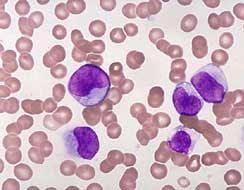
#> input picture 4.jpg, 244 x 190 px
$ python 'Program Segmentasi Citra Sel Darah Putih.py'
#> lines starting #> are read from the running program, lines starting #| are printed output that depends on the picture; after the words box and inside, x2 and y2 are one past the last pixel; in counts of white or black regions, pixels touching at a corner belong together
#!/usr/bin/env python
# coding: utf-8

# In[25]:


import numpy as np
import cv2


# In[26]:


img = cv2.imread('4.jpg')
#> img is the input picture: shape (190, 244, 3); mean B, G, R 190.9, 176.8, 205.1
mask = np.zeros(img.shape[:2],np.uint8)

bgdModel = np.zeros((1,65),np.float64)
fgdModel = np.zeros((1,65),np.float64)


# In[27]:


react = (50,25,171,290)
cv2.grabCut(img,mask,react,bgdModel,fgdModel,15,cv2.GC_INIT_WITH_RECT)

mask2 = np.where((mask==2)|(mask==0),0,1).astype('uint8')
bilateral = cv2.bilateralFilter(mask2, 12, 125, 125)
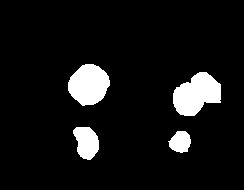
#> mask2: shape (190, 244); values 0 (black) and 1 (white), 8% white; 4 white regions, box (x1, y1, x2, y2) and area: (173, 72, 221, 116) 1437, (68, 64, 110, 106) 1293, (73, 127, 99, 160) 630, (168, 131, 191, 153) 368
img2 = img*bilateral[:,:,np.newaxis]
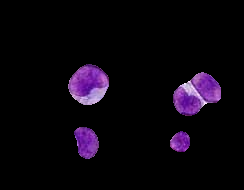
#> img2: shape (190, 244, 3); mean B, G, R 13.3, 5.2, 10.6


# In[28]:


cv2.imshow("Citra Asli", img)
cv2.imshow("Hasil Segmentasi", img2)
cv2.waitKey(0)
cv2.destroyAllWindows()


# In[ ]:

$ run again, with 2.jpg copied over 4.jpg
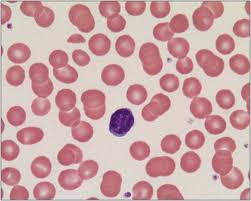
#> input picture 2.jpg, 251 x 201 px
#> img is the input picture: shape (201, 251, 3); mean B, G, R 166.3, 165, 204.4
#> `bilateral = cv2.bilateralFilter(mask2, 12, 125, 125)`:
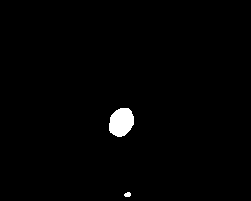
#> mask2: shape (201, 251); values 0 (black) and 1 (white), 1.2% white; 2 white regions, box (x1, y1, x2, y2) and area: (109, 108, 134, 137) 565, (124, 192, 131, 197) 28

$ run again, with 1.jpeg copied over 4.jpg
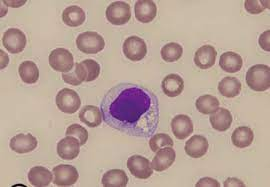
#> input picture 1.jpeg, 270 x 187 px
#> img is the input picture: shape (187, 270, 3); mean B, G, R 150.5, 160.1, 183.5
#> `bilateral = cv2.bilateralFilter(mask2, 12, 125, 125)`:
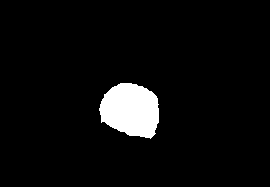
#> mask2: shape (187, 270); values 0 (black) and 1 (white), 5.1% white; 1 white region, box (x1, y1, x2, y2) and area: (99, 83, 159, 139) 2551
#> `img2 = img*bilateral[:,:,np.newaxis]`:
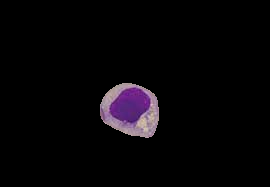
#> img2: shape (187, 270, 3); mean B, G, R 7.3, 4.9, 7
